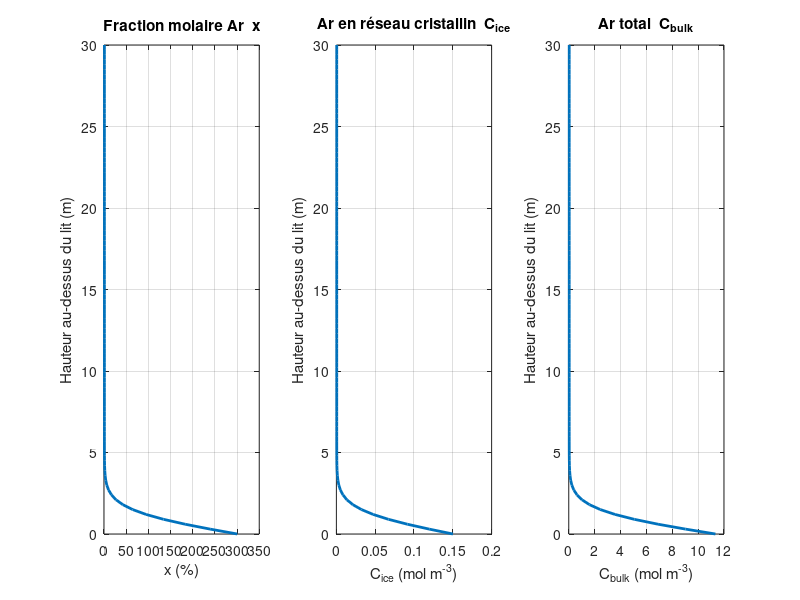

Recreate this plot in MATLAB. (Note: this script raises an error after producing the figure.)
%% 1D EULERIAN MODEL — ARGON TRANSPORT IN ICE (advection + lattice diffusion)
%%
%% State variables:
%%   x       : Ar mixing ratio in clathrate gas    [mol/mol]
%%   C_ice   : Ar dissolved in ice lattice          [mol/m³ ice]
%%   C_bulk  : total Ar = clathrate + lattice       [mol/m³ ice]
%%
%% Thermodynamic equilibrium (instantaneous, at each timestep):
%%   C_ice  = x * P_diss * S  =  x * pS
%%   C_bulk = C_ice + x * n_air  =  x * (pS + n_air)
%%   =>  x  = C_bulk / (pS + n_air)
%%
%% Grid convention:
%%   z = 0   -> bed                (MATLAB index 1)
%%   z = Z   -> surface of ice     (MATLAB index end)
%%
%% Operator splitting per timestep:
%%   A : advect C_bulk (upwind, advective form)
%%   B : partition -> C_ice, C_clath
%%   C : diffuse C_ice (implicit backward Euler)
%%   D : rebuild C_bulk from diffusion increment
%%   E : re-equilibrate x, C_ice
%%   F : gas loss — decay C_ice only, clathrates unchanged
%% =========================================================
clear; clc; close all;

%% =========================================================
%% 1. Vertical grid
%% =========================================================
Z  = 30;
nz = 101;
z  = linspace(0, Z, nz)';
dz = z(2) - z(1);

%% =========================================================
%% 2. Time
%% =========================================================
T  = 2e6;
dt = 100;
nt = round(T/dt);
t  = (0:nt)*dt;

%% =========================================================
%% 4. Physical parameters
%% =========================================================
rho_ice = 917;
Vm_STP  = 22.414e-3;
D_m2s = 1e-11;
D     = D_m2s * 3.1536e7;          % [m²/yr]
Umax = -1e-4;                       % [m/yr]  negative = downward
u    = Umax * (z/Z).^1;             % linear velocity profile
CFL_adv = max(abs(u)) * dt / dz;
SC_diff = D * dt / dz^2;
fprintf('CFL (advection) = %.3g   |   Diffusion number = %.3g\n', CFL_adv, SC_diff);
if CFL_adv > 1
    warning('Advection CFL > 1 — reduce dt or increase dz.');
end
P_diss = 5e6   * ones(nz,1);       % [Pa]
S_Ar   = 10e-9 * ones(nz,1);       % [mol/mol/Pa]
pS     = P_diss .* S_Ar;           % [mol/mol]

%% =========================================================
%% 5. Total air content
%% =========================================================
TAC   = 0.091e-3;                   % [m³ air / m³ ice]
n_air = TAC * rho_ice / Vm_STP;    % [mol air / m³ ice]

%% =========================================================
%% 5b. GAS LOSS CONFIGURATION
%% =========================================================
lambda_max  = 5e-6;   % [yr⁻¹]
z_char      = 8.0;    % [m]
z_gl_limit  = 20.0;   % [m]

%% =========================================================
%% 6. Boundary conditions
%% =========================================================
X_surf = 0.934e-2;    % atmospheric Ar mixing ratio [mol/mol]  = 0.934 %
X_bed  = 0.934e-2;

bc_surf.type  = 'dirichlet';
bc_surf.C     = [];
bc_surf.F     = [];
bc_bed.type   = 'flux';
bc_bed.C      = [];
bc_bed.F      = [];

bc_surf.C     = X_surf * (pS(end) + n_air); %%% pas de terme de volume dans ces équations ??
bc_surf.C_ice = X_surf * pS(end);

if strcmp(bc_bed.type, 'dirichlet')
    bc_bed.C     = X_bed * (pS(1) + n_air);
    bc_bed.C_ice = X_bed * pS(1);
elseif strcmp(bc_bed.type, 'flux')
    F_Ar_si  = 1e-12;
    bc_bed.F = F_Ar_si * 3.1536e7;
elseif strcmp(bc_bed.type, 'zeroflux')
    bc_bed.F = 0;
else
    bc_bed.C     = NaN;
    bc_bed.C_ice = NaN;
end

%% =========================================================
%% 7. Initial condition
%% =========================================================
Cbulk0 = X_surf * (pS + n_air);
x0     = Cbulk0 ./ (pS + n_air);
Cice0  = x0 .* pS;
fprintf('IC partition check: max |C_bulk - (C_ice + x.*n_air)| = %.3e mol/m³\n', ...
    max(abs(Cbulk0 - (Cice0 + x0.*n_air))));

%% =========================================================
%% 7b. Spatially-varying gas loss rate
%% =========================================================
lambda_z = zeros(nz,1);
mask     = (z < z_gl_limit);
lambda_z(mask) = lambda_max * exp(-z(mask) / z_char);
decay_factor = exp(-lambda_z * dt);
fprintf('Gas loss — lambda_max = %.1e yr⁻¹  |  half-life at bed = %.0f yr  |  z_char = %.1f m\n', ...
    lambda_max, log(2)/lambda_max, z_char);

%% =========================================================
%% 8. Pre-allocate storage
%% =========================================================
C_bulk = zeros(nz, nt+1);
C_ice  = zeros(nz, nt+1);
X      = zeros(nz, nt+1);
ADV    = zeros(nz, nt);
DIFF   = zeros(nz, nt);
C_bulk(:,1) = Cbulk0;
C_ice(:,1)  = Cice0;
X(:,1)      = x0;

%% =========================================================
%% 9. Build implicit diffusion matrix
%% =========================================================
r      = D * dt / dz^2;
A_diff = sparse(nz, nz);
for i = 2:nz-1
    A_diff(i, i-1) = -r;
    A_diff(i, i  ) =  1 + 2*r;
    A_diff(i, i+1) = -r;
end
switch bc_bed.type
    case 'dirichlet'
        A_diff(1,1) = 1;
    case {'flux','zeroflux'}
        A_diff(1,1) =  1 + 2*r;
        A_diff(1,2) =    - 2*r;
end
switch bc_surf.type
    case 'dirichlet'
        A_diff(end,end) = 1;
    case {'flux','zeroflux'}
        A_diff(end,end  ) =  1 + 2*r;
        A_diff(end,end-1) =    - 2*r;
end
try
    dA_diff    = decomposition(A_diff);
    use_decomp = true;
catch
    use_decomp = false;
    fprintf('decomposition() unavailable — using A\\b directly.\n');
end

%% =========================================================
%% 10. Time loop
%% =========================================================
for k = 1:nt
    %% -- A. ADVECT C_bulk -------------------------------------------- %%
    C_old = C_bulk(:,k);
    dCdz  = zeros(nz,1);
    for i = 2:nz-1
        if u(i) >= 0
            dCdz(i) = (C_old(i)   - C_old(i-1)) / dz;
        else
            dCdz(i) = (C_old(i+1) - C_old(i)  ) / dz;
        end
    end
    C_bulk_adv = C_old - dt * u .* dCdz;
    switch bc_bed.type
        case 'dirichlet',         C_bulk_adv(1)   = bc_bed.C;
        case {'flux','zeroflux'}, C_bulk_adv(1)   = C_old(1);
    end
    switch bc_surf.type
        case 'dirichlet',         C_bulk_adv(end) = bc_surf.C;
        case {'flux','zeroflux'}
            C_bulk_adv(end) = C_old(end) - dt*u(end)*(C_old(end)-C_old(end-1))/dz;
    end
    ADV(:,k) = (C_bulk_adv - C_old) / dt;

    %% -- B. PARTITION ------------------------------------------------- %%
    x_adv    = C_bulk_adv ./ (pS + n_air);
    Cice_adv = x_adv .* pS;

    %% -- C. DIFFUSE C_ice --------------------------------------------- %%
    B = Cice_adv;
    switch bc_bed.type
        case 'dirichlet', B(1) = bc_bed.C_ice;
        case 'flux',      B(1) = Cice_adv(1) + 2*bc_bed.F*dt/dz;
        case 'zeroflux',  B(1) = Cice_adv(1);
    end
    switch bc_surf.type
        case 'dirichlet', B(end) = bc_surf.C_ice;
        case 'flux',      B(end) = Cice_adv(end) - 2*bc_surf.F*dt/dz;
        case 'zeroflux',  B(end) = Cice_adv(end);
    end
    if use_decomp
        Cice_new = dA_diff \ B;
    else
        Cice_new = A_diff \ B;
    end

    %% -- D. REBUILD C_bulk -------------------------------------------- %%
    C_bulk(:,k+1) = C_bulk_adv + (Cice_new - Cice_adv);
    DIFF(:,k)     = (C_bulk(:,k+1) - C_bulk_adv) / dt;

    %% -- E. RE-EQUILIBRATE -------------------------------------------- %%
    X(:,k+1)     = C_bulk(:,k+1) ./ (pS + n_air);
    C_ice(:,k+1) = X(:,k+1) .* pS;

    %% -- F. GAS LOSS -------------------------------------------------- %%
    C_clath_k     = C_bulk(:,k+1) - C_ice(:,k+1);
    C_ice(:,k+1)  = C_ice(:,k+1) .* decay_factor;
    C_bulk(:,k+1) = C_ice(:,k+1) + C_clath_k;
    X(:,k+1)      = C_bulk(:,k+1) ./ (pS + n_air);
end
fprintf('Simulation complete.\n');

%% =========================================================
%% 11. Convert to lab units
%% =========================================================
bulk_CC_model = C_bulk / rho_ice;

%% =========================================================
%% 12. Diagnostics
%% =========================================================
partition_err = C_bulk - (C_ice + X.*n_air);
fprintf('Partition consistency: max error = %.3e mol/m³\n', max(abs(partition_err(:))));
M_bulk = trapz(z, C_bulk);
fprintf('Final total Ar inventory: %.6e mol/m²\n', M_bulk(end));

%% =========================================================
%% FIGURE 1 — Final thermodynamic partition
%% =========================================================
figure(1); clf;
subplot(1,3,1);
    plot(X(:,end)*100, z, 'LineWidth',2);
    xlabel('x (%)'); ylabel('Hauteur au-dessus du lit (m)');
    title('Fraction molaire Ar  x'); grid on; box on;
subplot(1,3,2);
    plot(C_ice(:,end), z, 'LineWidth',2);
    xlabel('C_{ice} (mol m^{-3})'); ylabel('Hauteur au-dessus du lit (m)');
    title('Ar en réseau cristallin  C_{ice}'); grid on; box on;
subplot(1,3,3);
    plot(C_bulk(:,end), z, 'LineWidth',2);
    xlabel('C_{bulk} (mol m^{-3})'); ylabel('Hauteur au-dessus du lit (m)');
    title('Ar total  C_{bulk}'); grid on; box on;
sgtitle('État final — partition thermodynamique');

%% =========================================================
%% FIGURE 2 — Temporal evolution (6 snapshots)
%% =========================================================
n_snap = 6;
idx_k  = round(linspace(1, nt+1, n_snap));
labels = arrayfun(@(ii) sprintf('t = %.2g yr', t(idx_k(ii))), 1:n_snap, 'UniformOutput',false);
figure(2); clf;
subplot(1,3,1); hold on;
for ii=1:n_snap; plot(X(:,idx_k(ii))*100, z, 'LineWidth',1.8); end
    xlabel('x (%)'); ylabel('Hauteur au-dessus du lit (m)'); title('x — fraction molaire');
    legend(labels,'Location','best','FontSize',8); grid on; box on;
subplot(1,3,2); hold on;
for ii=1:n_snap; plot(C_ice(:,idx_k(ii)), z, 'LineWidth',1.8); end
    xlabel('C_{ice} (mol m^{-3})'); ylabel('Hauteur au-dessus du lit (m)');
    title('C_{ice} — réseau'); grid on; box on;
subplot(1,3,3); hold on;
for ii=1:n_snap; plot(C_bulk(:,idx_k(ii)), z, 'LineWidth',1.8); end
    xlabel('C_{bulk} (mol m^{-3})'); ylabel('Hauteur au-dessus du lit (m)');
    title('C_{bulk} — total'); grid on; box on;
sgtitle('Évolution temporelle');

%% =========================================================
%% FIGURE 3 — Transport tendencies
%% =========================================================
skip_t   = max(1, floor(nt/200));
idx_plot = 1:skip_t:nt;
t_plot   = t(idx_plot);
n_cmap   = 256;
r_c = [linspace(0,1,n_cmap/2), ones(1,n_cmap/2)];
g_c = [linspace(0,1,n_cmap/2), linspace(1,0,n_cmap/2)];
b_c = [ones(1,n_cmap/2),       linspace(1,0,n_cmap/2)];
bwr = [r_c', g_c', b_c'];
figure(3); clf;
subplot(1,2,1);
    pcolor(t_plot, z, ADV(:,idx_plot)); shading flat; colorbar;
    adv_max = max(abs(ADV(:)));
    if adv_max > 0, clim([-1 1]*adv_max); end
    colormap(gca, bwr);
    xlabel('Temps (yr)'); ylabel('Hauteur au-dessus du lit (m)');
    title('Tendance advective  [mol m^{-3} yr^{-1}]');
    grid on; box on;
subplot(1,2,2);
    pcolor(t_plot, z, DIFF(:,idx_plot)); shading flat; colorbar;
    diff_max = max(abs(DIFF(:)));
    if diff_max > 0, clim([-1 1]*diff_max); end
    colormap(gca, bwr);
    xlabel('Temps (yr)'); ylabel('Hauteur au-dessus du lit (m)');
    title('Tendance diffusive  [mol m^{-3} yr^{-1}]');
    grid on; box on;

%% =========================================================
%% FIGURE 4 — Ar partition fractions
%% =========================================================
frac_lattice = C_ice(:,end) ./ C_bulk(:,end);
frac_clath   = 1 - frac_lattice;
figure(4); clf;
    plot(frac_lattice*100, z, 'LineWidth',2); hold on;
    plot(frac_clath*100,   z, 'LineWidth',2);
    xlabel('Fraction de l''Ar total (%)'); ylabel('Hauteur au-dessus du lit (m)');
    title('Partition Ar — réseau vs clathrates  (état final)');
    legend('Réseau cristallin','Clathrates','Location','best');
    grid on; box on;

%% =========================================================
%% FIGURE 9 — POSTER: Sensitivity analysis C_bulk
%%            Temporal evolution on each panel
%% =========================================================
SENS_adv  = [1e-2,  1,  1e+2];   % multipliers on Umax   (rows)
SENS_diff = [1e-2,  1,  1e+2];   % multipliers on D_m2s  (columns)
n_sub     = numel(SENS_adv);

%% -- Actual parameter values for labels --------------------
U_vals    = Umax  .* SENS_adv;               % [m yr⁻¹]
D_vals_yr = D_m2s .* SENS_diff * 3.1536e7;  % [m² yr⁻¹] — display unit

%% -- Column labels (D, one per column) ---------------------
adv_str  = { sprintf('U = %.2e m yr^{-1}', U_vals(1)), ...
             sprintf('U = %.2e m yr^{-1}', U_vals(2)), ...
             sprintf('U = %.2e m yr^{-1}', U_vals(3)) };

%% -- Row labels (U, one per row) ---------------------------
diff_str = { sprintf('D = %.2e m^{2} yr^{-1}', D_vals_yr(1)), ...
             sprintf('D = %.2e m^{2} yr^{-1}', D_vals_yr(2)), ...
             sprintf('D = %.2e m^{2} yr^{-1}', D_vals_yr(3)) };

%% -- Snapshots shared by all panels ------------------------
n_snap9   = 5;
idx_snap9 = round(linspace(1, nt, n_snap9));
t_snap9   = t(idx_snap9);
cmap9     = [linspace(0.85,0.08,n_snap9)', linspace(0.92,0.38,n_snap9)', ones(n_snap9,1)];  % light→dark blue gradient

%% -- Layout constants --------------------------------------
CLR_text    = [0 0 0];
LW_snap     = 1.8;
FS_sup      = 18;  FS_label = 13;  FS_title = 10;  FS_tick = 9;
x_lim_fixed = 15;

%% -- Run 9 simulations -------------------------------------
fprintf('\n=== Running 9 sensitivity simulations ===\n');
Cb_grid = cell(n_sub, n_sub);
for ir = 1:n_sub
    for ic = 1:n_sub
        Umax_s = Umax  * SENS_adv(ir);
        Dm2s_s = D_m2s * SENS_diff(ic);
        fprintf('  (%d,%d) U=%.1e m/yr  D=%.1e m²/s ... ', ir, ic, Umax_s, Dm2s_s);
        Cb_grid{ir,ic} = run_sens_code1(Umax_s, Dm2s_s, z, dz, Z, pS, n_air, ...
                                         bc_surf, bc_bed, Cbulk0, nt, dt, ...
                                         lambda_z, false, idx_snap9);
        fprintf('OK\n');
    end
end

%% -- Figure ------------------------------------------------
fig9 = figure(9); clf;
set(fig9, 'Color','w', 'Position',[50 50 1050 1000]);
tl = tiledlayout(4, n_sub, 'TileSpacing','compact', 'Padding','compact');
title(tl, 'Sensitivity analysis — C_{bulk} profiles', ...
    'FontSize',FS_sup,'FontWeight','bold','Color',CLR_text);

ax_all = gobjects(n_sub, n_sub);

for ir = 1:n_sub
    for ic = 1:n_sub
        ax            = nexttile((ir-1)*n_sub + ic);
        ax_all(ir,ic) = ax;
        hold(ax,'on');

        %% -- Temporal profiles ----------------------------------
        Cb_snaps = Cb_grid{ir,ic};
        for is = 1:n_snap9
            plot(ax, Cb_snaps(:,is), z, '-', 'Color',cmap9(is,:), 'LineWidth',LW_snap);
        end

        %% -- Axes formatting ------------------------------------
        if ic > 1, set(ax,'YTickLabel',{}); end
        if ir < n_sub, set(ax,'XTickLabel',{}); end
        xlim(ax, [0  x_lim_fixed]);
        ylim(ax, [0  Z*1.05]);
        set(ax,'FontSize',FS_tick,'FontWeight','bold');
        grid(ax,'on');  ax.GridAlpha = 0.15;  box(ax,'on');

        %% -- x-label on bottom row only -------------------------
        if ir == n_sub
            xlabel(ax, 'C_{bulk}  (mol m^{-3})', ...
                'FontSize',FS_label,'FontWeight','bold','Interpreter','tex');
        end

        %% -- y-label on left column only ------------------------
        if ic == 1
            ylabel(ax, 'Height above bed  z  (m)', ...
                'FontSize',FS_label,'FontWeight','bold');
        end
    end
end

%% -- Column headers (D) — placed AFTER loop using stored handles,
%    so each title is correctly centred on its column
for ic = 1:n_sub
    title(ax_all(1, ic), diff_str{ic}, ...
        'FontSize',FS_title+1, 'FontWeight','bold', ...
        'Color',CLR_text,      'Interpreter','tex');
end

%% -- Row labels (U) — placed AFTER the loop so ax_all positions are set.
%    Each label is centred on its row by anchoring to (1.04, 0.5) in the
%    normalised coordinates of the rightmost panel of that row.
for ir = 1:n_sub
    text(ax_all(ir, n_sub), 1.04, 0.5, adv_str{ir}, ...
        'Units',               'normalized', ...
        'HorizontalAlignment', 'left',       ...
        'VerticalAlignment',   'middle',     ...
        'FontSize',            FS_title,     ...
        'FontWeight',          'bold',       ...
        'Color',               CLR_text,     ...
        'Interpreter',         'tex',        ...
        'Rotation',            90,           ...
        'Clipping',            'off');
end

%% -- Directional arrows (figure-normalised coordinates) ----
%    Horizontal: D increases left → right
%    Vertical:   |U| increases top → bottom (more compaction downward)
%    ⚠ Adjust [x1 x2] / [y1 y2] if layout changes.
annotation(fig9,'doublearrow',[0.08 0.85],[0.962 0.962], ...
    'LineWidth',1.4,'Color',[0.4 0.4 0.4], ...
    'Head1Length',7,'Head2Length',7,'Head1Width',4,'Head2Width',4);
annotation(fig9,'doublearrow',[0.972 0.972],[0.13 0.90], ...
    'LineWidth',1.4,'Color',[0.4 0.4 0.4], ...
    'Head1Length',7,'Head2Length',7,'Head1Width',4,'Head2Width',4);

% Flèche verticale — |U| croissant de haut en bas (compaction croissante)
annotation(fig9,'doublearrow',[0.975 0.975],[0.14 0.91], ...
    'LineWidth',1.4,'Color',[0.35 0.35 0.35], ...
    'Head1Length',8,'Head2Length',8,'Head1Width',5,'Head2Width',5);

%% -- Légende commune — 4ème rangée, largeur des 3 colonnes de panneaux -
ax_leg = nexttile(tl, n_sub*n_sub+1, [1 n_sub]);
axis(ax_leg, 'off');
hold(ax_leg, 'on');
for is = 1:n_snap9
    plot(ax_leg, NaN, NaN, '-', 'Color',cmap9(is,:), 'LineWidth',3.0, ...
        'DisplayName', sprintf('t = %.2g yr', t_snap9(is)));
end
lgd = legend(ax_leg, 'Orientation','horizontal', 'FontSize',11, ...
    'Box','off', 'Location','north');
% Aligner la légende horizontalement sur la largeur des panneaux
lgd.Position(1) = ax_all(1,1).Position(1);               % bord gauche = panneau (1,1)
lgd.Position(3) = ax_all(1,n_sub).Position(1) + ...
                  ax_all(1,n_sub).Position(3) - ...
                  ax_all(1,1).Position(1);                % largeur = 3 colonnes
hold(ax_leg, 'off');
fprintf('Figure 9 (poster) : OK\n');

%% =========================================================
%% FIGURE 10 — Attribution des processus (3 courbes)
%% =========================================================
fprintf('\nCas 1 : Diffusion + flux basal seulement (Umax=0, sans gas loss) ... ');
Cb_1 = run_sens_code1(0,    D_m2s, z, dz, Z, pS, n_air, bc_surf, bc_bed, ...
                       Cbulk0, nt, dt, lambda_z, false);
fprintf('OK\n');
fprintf('Cas 2 : + Advection  (sans gas loss) ... ');
Cb_2 = run_sens_code1(Umax, D_m2s, z, dz, Z, pS, n_air, bc_surf, bc_bed, ...
                       Cbulk0, nt, dt, lambda_z, false);
fprintf('OK\n');
fprintf('Cas 3 : + Gas loss  (modèle complet) ... ');
Cb_3 = run_sens_code1(Umax, D_m2s, z, dz, Z, pS, n_air, bc_surf, bc_bed, ...
                       Cbulk0, nt, dt, lambda_z, true);
fprintf('OK\n');

X_1 = Cb_1./(pS+n_air);  Cice_1 = X_1.*pS;
X_2 = Cb_2./(pS+n_air);  Cice_2 = X_2.*pS;
X_3 = Cb_3./(pS+n_air);  Cice_3 = X_3.*pS;

CLR1 = [0.08 0.30 0.65];
CLR2 = [0.84 0.15 0.16];
CLR3 = [0.13 0.60 0.25];
LW10 = 3.5;
FS_sup10 = 22;  FS_lab10 = 17;  FS_tit10 = 16;  FS_tck10 = 14;  FS_leg10 = 13;
LBL1 = 'Diffusion + flux basal';
LBL2 = '+ Advection';
LBL3 = '+ Gas loss  (modèle complet)';

figure(10); clf;
set(gcf,'Color','w','Position',[50 50 1350 550]);
subplot(1,3,1); hold on;
plot(X_1*100, z, '-',  'Color',CLR1, 'LineWidth',LW10, 'DisplayName',LBL1);
plot(X_2*100, z, '--', 'Color',CLR2, 'LineWidth',LW10, 'DisplayName',LBL2);
plot(X_3*100, z, ':',  'Color',CLR3, 'LineWidth',LW10, 'DisplayName',LBL3);
xlabel('x  (%)',                             'FontSize',FS_lab10,'FontWeight','bold');
ylabel('Hauteur au-dessus du lit  z  (m)',   'FontSize',FS_lab10,'FontWeight','bold');
title('Fraction molaire Ar  x',              'FontSize',FS_tit10,'FontWeight','bold');
legend('Location','best','FontSize',FS_leg10,'Box','off');
set(gca,'FontSize',FS_tck10); grid on; box on;

subplot(1,3,2); hold on;
plot(Cice_1, z, '-',  'Color',CLR1, 'LineWidth',LW10, 'HandleVisibility','off');
plot(Cice_2, z, '--', 'Color',CLR2, 'LineWidth',LW10, 'HandleVisibility','off');
plot(Cice_3, z, ':',  'Color',CLR3, 'LineWidth',LW10, 'HandleVisibility','off');
xlabel('C_{ice}  (mol m^{-3})',  'FontSize',FS_lab10,'FontWeight','bold');
title('Ar réseau  C_{ice}',      'FontSize',FS_tit10,'FontWeight','bold');
set(gca,'FontSize',FS_tck10,'YTickLabel',{}); grid on; box on;

subplot(1,3,3); hold on;
plot(Cb_1, z, '-',  'Color',CLR1, 'LineWidth',LW10, 'HandleVisibility','off');
plot(Cb_2, z, '--', 'Color',CLR2, 'LineWidth',LW10, 'HandleVisibility','off');
plot(Cb_3, z, ':',  'Color',CLR3, 'LineWidth',LW10, 'HandleVisibility','off');
xlabel('C_{bulk}  (mol m^{-3})', 'FontSize',FS_lab10,'FontWeight','bold');
title('Ar total  C_{bulk}',      'FontSize',FS_tit10,'FontWeight','bold');
set(gca,'FontSize',FS_tck10,'YTickLabel',{}); grid on; box on;

sgtitle(sprintf('Attribution des processus  —  t = %.2g yr', T), ...
    'FontSize',FS_sup10,'FontWeight','bold');
fprintf('Figure 10 (attribution des processus) : OK\n');

%% =========================================================
%% Fin du script principal
%% =========================================================


%% =========================================================
%% FONCTION LOCALE — run_sens_code1
%% =========================================================
function Cb_out = run_sens_code1(Umax_s, D_m2s_s, z, dz, Z, pS, n_air, ...
                                  bc_surf, bc_bed, Cbulk0, nt, dt, ...
                                  lambda_z, apply_gas_loss, idx_snap)
% Lance la simulation avec Umax et D_m2s modifiés.
%   idx_snap (optionnel) : [1×n_snap] indices dans 1…nt+1
%                          Absent → retourne uniquement l'état final [nz×1]
%   apply_gas_loss       : logical

    %% -- Gestion des snapshots ----------------------------
    if nargin < 15 || isempty(idx_snap)
        idx_snap          = nt + 1;
        return_final_only = true;
    else
        return_final_only = false;
    end
    n_save = numel(idx_snap);
    nz     = numel(z);
    Cb_out = zeros(nz, n_save);

    %% -- Paramètres dérivés ------------------------------
    D_s = D_m2s_s * 3.1536e7;          % [m²/yr]
    u_s = Umax_s * (z / Z).^1;         % profil linéaire — identique au script principal

    %% -- Sous-cyclage adaptatif pour la stabilité CFL ----
    CFL_s = max(abs(u_s)) * dt / dz;
    n_cyc = max(1, ceil(CFL_s * 1.05)); % marge de sécurité 5 %
    dt_a  = dt / n_cyc;
    if CFL_s > 1
        fprintf('[sous-cyclage : CFL=%.2f → %d sous-pas, dt_a=%.1f yr] ', ...
                CFL_s, n_cyc, dt_a);
    end

    %% -- Matrice de diffusion implicite (pas complet dt) -
    r_s = D_s * dt / dz^2;
    A_s = sparse(nz, nz);
    for i = 2:nz-1
        A_s(i,i-1) = -r_s;  A_s(i,i) = 1+2*r_s;  A_s(i,i+1) = -r_s;
    end
    switch bc_bed.type
        case 'dirichlet',         A_s(1,1) = 1;
        case {'flux','zeroflux'}, A_s(1,1) = 1+2*r_s;  A_s(1,2) = -2*r_s;
    end
    switch bc_surf.type
        case 'dirichlet',         A_s(end,end) = 1;
        case {'flux','zeroflux'}, A_s(end,end) = 1+2*r_s;  A_s(end,end-1) = -2*r_s;
    end
    try
        dA_s   = decomposition(A_s);  use_dc = true;
    catch
        use_dc = false;
    end

    decay_s  = exp(-lambda_z * dt);
    C_bulk   = Cbulk0;
    save_col = 1;

    %% -- Boucle temporelle --------------------------------
    for k = 1:nt

        if save_col <= n_save && idx_snap(save_col) == k
            Cb_out(:, save_col) = C_bulk;
            save_col = save_col + 1;
        end

        %% A. Advection — n_cyc sous-pas (chaque CFL ≤ 1)
        C_adv = C_bulk;
        for isc = 1:n_cyc
            C_old  = C_adv;
            u_pos  = (u_s >= 0);
            dCdz_s = zeros(nz,1);
            dCdz_s(2:end-1) = ...
                u_pos(2:end-1)    .* (C_old(2:end-1) - C_old(1:end-2)) / dz + ...
                (~u_pos(2:end-1)) .* (C_old(3:end)   - C_old(2:end-1)) / dz;
            C_adv = C_old - dt_a * u_s .* dCdz_s;
            switch bc_bed.type
                case 'dirichlet',         C_adv(1)   = bc_bed.C;
                case {'flux','zeroflux'}, C_adv(1)   = C_old(1);
            end
            switch bc_surf.type
                case 'dirichlet',         C_adv(end) = bc_surf.C;
                case {'flux','zeroflux'}, C_adv(end) = C_old(end) ...
                                          - dt_a*u_s(end)*(C_old(end)-C_old(end-1))/dz;
            end
        end

        %% B. Partition
        x_adv    = C_adv ./ (pS + n_air);
        Cice_adv = x_adv .* pS;

        %% C. Diffusion C_ice
        B = Cice_adv;
        switch bc_bed.type
            case 'dirichlet', B(1) = bc_bed.C_ice;
            case 'flux',      B(1) = Cice_adv(1) + 2*bc_bed.F*dt/dz;
            case 'zeroflux',  B(1) = Cice_adv(1);
        end
        switch bc_surf.type
            case 'dirichlet', B(end) = bc_surf.C_ice;
            case 'flux',      B(end) = Cice_adv(end) - 2*bc_surf.F*dt/dz;
            case 'zeroflux',  B(end) = Cice_adv(end);
        end
        if use_dc,  Cice_new = dA_s \ B;
        else,       Cice_new = A_s  \ B;
        end

        %% D. Reconstruction de C_bulk
        C_bulk = C_adv + (Cice_new - Cice_adv);

        %% E. Ré-équilibrage
        X_k    = C_bulk ./ (pS + n_air);
        Cice_k = X_k .* pS;

        %% F. Gas loss — C_ice uniquement, clathrates inchangés
        if apply_gas_loss
            C_clath_k = C_bulk - Cice_k;
            Cice_k    = Cice_k .* decay_s;
            C_bulk    = Cice_k + C_clath_k;
        end
    end

    while save_col <= n_save
        Cb_out(:, save_col) = C_bulk;
        save_col = save_col + 1;
    end

    if return_final_only
        Cb_out = Cb_out(:,1);
    end
end
